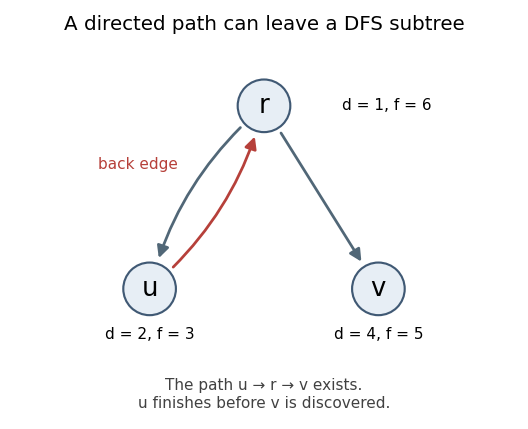

Source code (Python):
"""Original DFS counterexample; write the matching PNG to the current directory."""
from pathlib import Path

from matplotlib.backends.backend_agg import FigureCanvasAgg
from matplotlib.figure import Figure
from matplotlib.patches import Circle, FancyArrowPatch


def main():
    figure = Figure(figsize=(4.8, 3.9), dpi=110, facecolor="white")
    FigureCanvasAgg(figure)
    ax = figure.add_axes((0.03, 0.14, 0.94, 0.72))
    points = {"r": (0, 1.6), "u": (-1, 0), "v": (1, 0)}
    for start, end, color, curve in (
        ("r", "u", "#516777", 0.16),
        ("u", "r", "#b6403a", 0.16),
        ("r", "v", "#516777", 0),
    ):
        ax.add_patch(FancyArrowPatch(points[start], points[end],
                     arrowstyle="-|>", mutation_scale=16, linewidth=1.8,
                     color=color, shrinkA=21, shrinkB=21,
                     connectionstyle=f"arc3,rad={curve}"))
    for name, (x, y) in points.items():
        ax.add_patch(Circle((x, y), 0.23, facecolor="#e7eef5",
                            edgecolor="#405974", linewidth=1.4, zorder=3))
        ax.text(x, y, name, ha="center", va="center", fontsize=17, zorder=4)
    for name, text in (("r", "d = 1, f = 6"), ("u", "d = 2, f = 3"), ("v", "d = 4, f = 5")):
        x, y = points[name]
        if name == "r":
            ax.text(x + 0.68, y, text, ha="left", va="center", fontsize=10)
        else:
            ax.text(x, y - 0.40, text, ha="center", va="center", fontsize=10)
    ax.text(-1.45, 1.05, "back edge", color="#b6403a", fontsize=10)
    ax.set(xlim=(-1.7, 1.7), ylim=(-0.7, 2.0), aspect="equal")
    ax.axis("off")
    figure.text(0.5, 0.965, "A directed path can leave a DFS subtree",
                ha="center", va="top", fontsize=13)
    figure.text(0.5, 0.08, "The path u → r → v exists.\nu finishes before v is discovered.",
                ha="center", va="center", fontsize=10, color="#414141")
    figure.savefig(Path.cwd() / "functional-programming-design-and-analysis-of-algorithms-dfs-branch.png",
                   dpi=110, facecolor="white", transparent=False)


if __name__ == "__main__":
    main()
